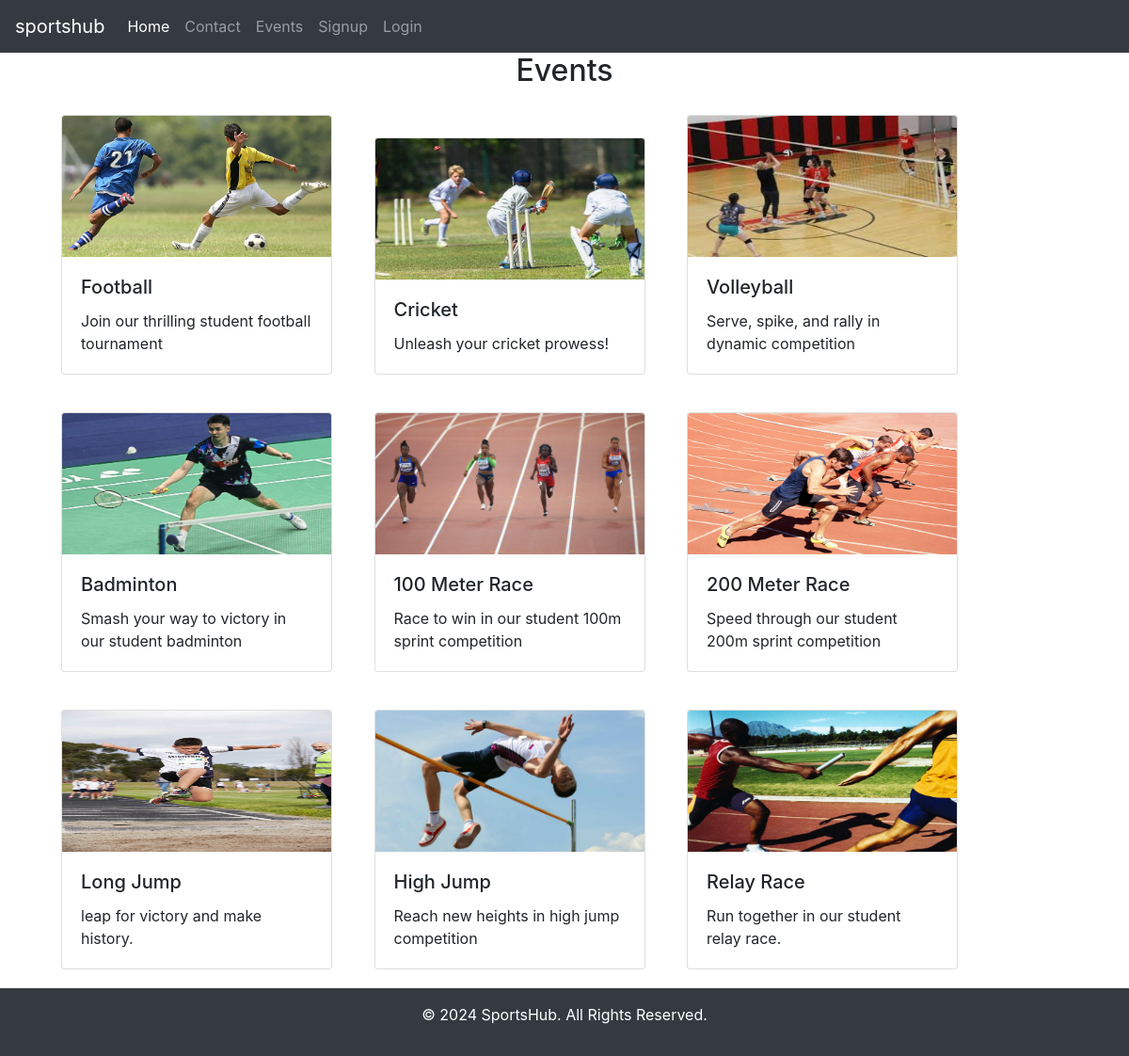
Screenshot of /events/ with the database file from the repository.
### sports/models.py (models this page shows, shortened)
class Event(models.Model):
    img = models.ImageField(upload_to="pic")
    name = models.CharField(max_length=150)
    desc = models.CharField(max_length=150)

### sports/views.py (the view)
# urls.py: path('events/', views.events, name='events'),
def events(request):
    dict_eve = {
        'eve': Event.objects.all()
    }
    return render(request, 'events.html', dict_eve)

### template/events.html (shortened to what this page needs)
{% extends 'base.html' %}
{% block content %}
<h2 class="text-center"> Events </h2>
<div class="container">
    {% for i in eve %}
    <div class="card text-end" style="width: 18rem; display : inline-block; margin:20px">
        <img src="{{ i.img.url }}" class="card-img-top" alt="..." height="150px" width="200px">
        <div class="card-body">
            <h5 class="card-title">{{ i.name }}</h5>
            <p class="card-text">{{ i.desc }}</p>
        </div>
    </div>
    {% endfor %}
</div>
<footer class="bg-dark text-white text-center py-3">
    <p>&copy; 2024 SportsHub. All Rights Reserved.</p>
</footer>
{% endblock %}

### template/base.html (shortened to what this page needs)
{% load static %}
<!doctype html>
<html lang="en">
<head>
    <link rel="stylesheet" href="https://cdn.jsdelivr.net/npm/bootstrap@4.0.0/dist/css/bootstrap.min.css">
</head>
<body>
<header>
<nav class="navbar navbar-expand-lg navbar-dark bg-dark">
    <a class="navbar-brand" href="{% url 'home' %}">sportshub</a>
    <div class="collapse navbar-collapse" id="navbarSupportedContent">
        <ul class="navbar-nav mr-auto">
            <li class="nav-item active">
                <a class="nav-link" href="{% url 'home' %}">Home <span class="sr-only">(current)</span></a>
            </li>
            <li class="nav-item">
                <a class="nav-link" href="{% url 'contact' %}">Contact</a>
            </li>
            <li class="nav-item">
                <a class="nav-link" href="{% url 'events' %}">Events</a>
            </li>
            {% if user.is_authenticated %}
                <li class="nav-item">
                    <a class="nav-link" href="{% url 'registration' %}">Register</a>
                </li>
                <li class="nav-item">
                    <a class="nav-link" href="{% url 'logout' %}">Logout</a>
                </li>
            <h4 style="color: white; text-align: left; font-size: 24px; font-weight: bold;">{{ user.username }}</h4>
            {% else %}
                <li class="nav-item">
                    <a class="nav-link" href="{% url 'signup' %}">Signup</a>
                </li>
                <li class="nav-item">
                    <a class="nav-link" href="{% url 'login' %}">Login</a>
                </li>
            {% endif %}
        </ul>
    </div>
</nav>
</header>
{% block content %}
{% endblock %}
</body>
</html>

### rows the page displays
Event: img (picture), name "Football", desc "Join our thrilling student football tournament"
Event: img (picture), name "Cricket", desc "Unleash your cricket prowess!"
Event: img (picture), name "Volleyball", desc "Serve, spike, and rally in dynamic competition"
Event: img (picture), name "Badminton", desc "Smash your way to victory in our student badminton"
Event: img (picture), name "100 Meter Race", desc "Race to win in our student 100m sprint competition"
Event: img (picture), name "200 Meter Race", desc "Speed through our student 200m sprint competition"
Event: img (picture), name "Long Jump", desc "leap for victory and make history."
Event: img (picture), name "High Jump", desc "Reach new heights in high jump competition"
Event: img (picture), name "Relay Race", desc "Run together in our student relay race."
